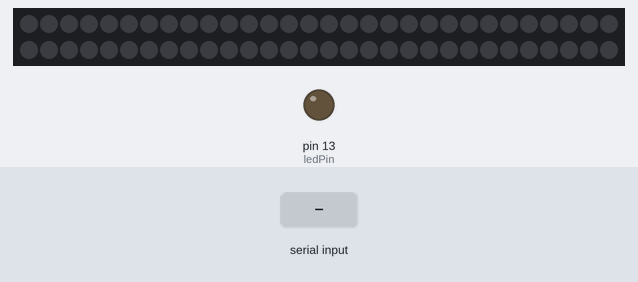
A sketch run on a simulated Arduino Uno, built with avr-gcc and run on an emulated ATmega328P. Shown: 60 RGB LEDs in strip order, left to right, continuing on the next row, output pins drawn as LEDs (lit = HIGH). The test bench sets the inputs (shaded band).

Above: at 1.2 s.
1.3 s: "0" received over Serial
At 1.8 s:
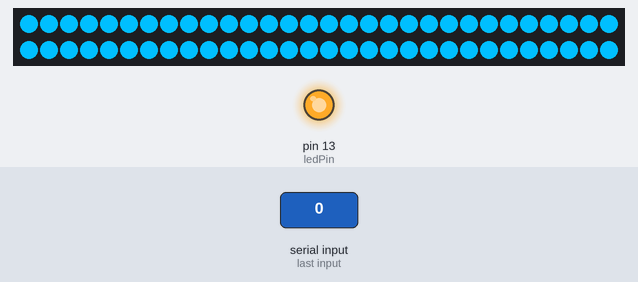
2.8 s: "1" received over Serial
At 4.1 s:
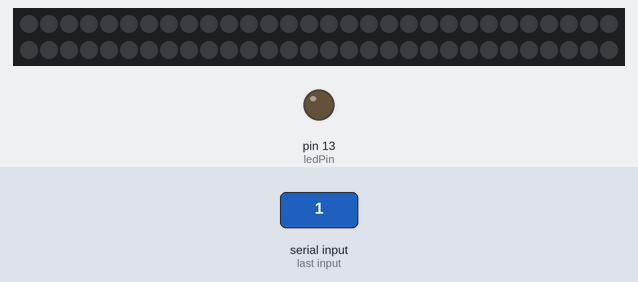
Timing chart, 0 to 5.8 s (numbered marks = the images above; inputs shaded):
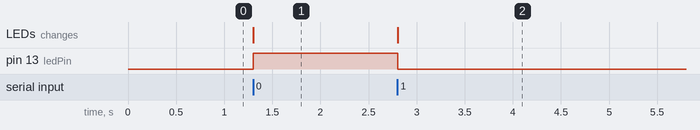

The sketch:

arduinoPROX.ino
```cpp
#include <Adafruit_NeoPixel.h>
#define ledPIN 6
#define LED_COUNT 60

Adafruit_NeoPixel strip(LED_COUNT, ledPIN, NEO_GRB + NEO_KHZ800);
uint32_t blue = strip.Color(0,191,255);
uint32_t black = strip.Color(0,0,0);

char val; // Data received from the serial port
int ledPin = 13;

void setup() {
  // put your setup code here, to run once:
  pinMode(ledPin, OUTPUT);
  strip.begin();
  strip.show();
  Serial.begin(9600);
}

void loop() {
  // put your main code here, to run repeatedly:
//  if (Serial.available()) {
//     val = Serial.read(); // read it and store it in val
//   }
  if (val == '0') {
     digitalWrite(ledPin, HIGH); // turn the LED on
     setAll(blue);
   }
  if (val == '1') {
     digitalWrite(ledPin, LOW); // otherwise turn it off
     setAll(black);
   }
}

//will receive only one state at a time
void serialEvent() {
  val = Serial.read();
}

//declare setAll
void setAll(uint32_t c){
  for(uint16_t i=0; i<strip.numPixels(); i++) {
    strip.setPixelColor(i, c);
  }
  strip.show();
}

//void clearAll() {
//  for(int i=0; i<ledStrip.numPixels(); i++) {
//  ledStrip.setPixelColor(i, 0);
//  }
//  ledStrip.show();
//}
```

Measured:
- after the input at 1.3 s, pin 13 (ledPin): LOW → HIGH at once; the LEDs: change at once (image 1)
- after the input at 2.8 s, pin 13 (ledPin): HIGH → LOW at once; the LEDs: change at once (image 2)
